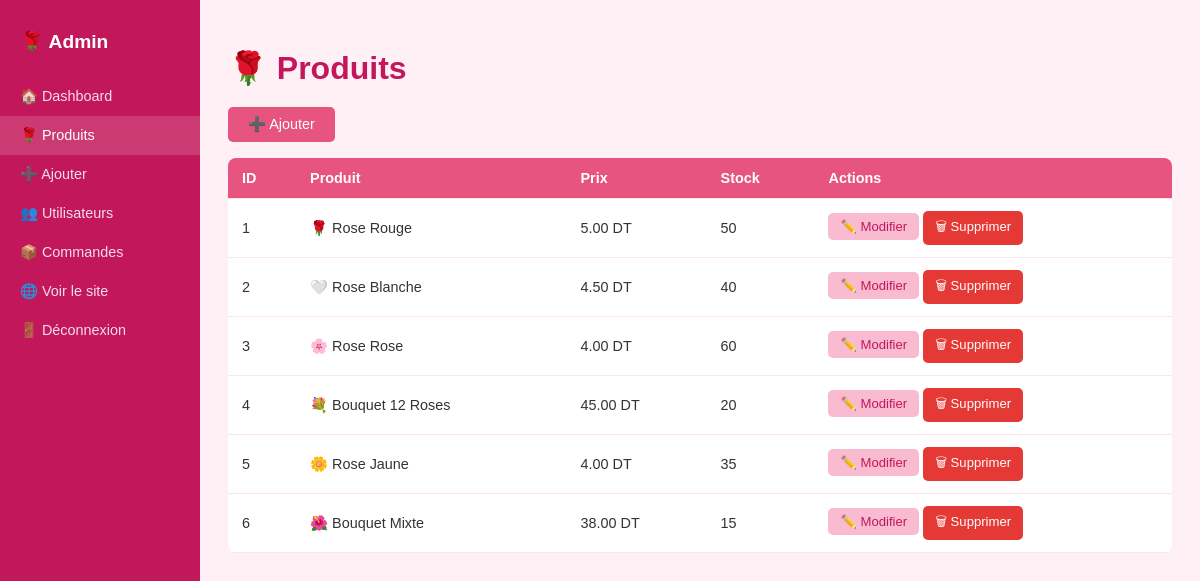
The app's page /back/liste_produits.php (signed in) with its own data.
### tables this page shows
CREATE TABLE produit (
    id INT AUTO_INCREMENT PRIMARY KEY,
    nom VARCHAR(100),
    description TEXT,
    prix DECIMAL(8,2),
    stock INT,
    image VARCHAR(100)
);

### back/liste_produits.php (the view, shortened to what this page needs)
<?php
require_once '../classes/connexion.php';
$produits = $pdo->query("SELECT * FROM produit")->fetchAll(PDO::FETCH_ASSOC);
?>
<!DOCTYPE html>
<html lang="fr">
<head>
    <link rel="stylesheet" href="../css/style.css">
</head>
<body>
<div class="admin-wrap">
    <div class="sidebar">
        <span class="logo">🌹 Admin</span>
        <a href="dashboard.php">🏠 Dashboard</a>
        <a href="liste_produits.php" class="active">🌹 Produits</a>
        <a href="ajouter_produit.php">➕ Ajouter</a>
        <a href="liste_utilisateurs.php">👥 Utilisateurs</a>
        <a href="liste_commandes.php">📦 Commandes</a>
        <a href="../index.php">🌐 Voir le site</a>
        <a href="../front/deconnexion.php">🚪 Déconnexion</a>
    </div>
    <div class="admin-page">
        <h1>🌹 Produits</h1>
        <a href="ajouter_produit.php" class="btn btn-rose" style="margin-bottom:16px; display:inline-block;">➕ Ajouter</a>
        <table>
            <thead><tr><th>ID</th><th>Produit</th><th>Prix</th><th>Stock</th><th>Actions</th></tr></thead>
            <tbody>
                <?php foreach ($produits as $p): ?>
                <tr>
                    <td><?php echo $p['id']; ?></td>
                    <td><?php echo $p['image'].' '.htmlspecialchars($p['nom']); ?></td>
                    <td><?php echo number_format($p['prix'],2); ?> DT</td>
                    <td><?php echo $p['stock']; ?></td>
                    <td>
                        <a href="modifier_produit.php?id=<?php echo $p['id']; ?>" class="btn" style="background:#f8bbd0; color:#c2185b; padding:6px 12px; font-size:0.82rem;">✏️ Modifier</a>
                        <a href="liste_produits.php?supprimer=<?php echo $p['id']; ?>" class="btn btn-rouge" style="padding:6px 12px; font-size:0.82rem;" onclick="return confirm('Supprimer ?')">🗑 Supprimer</a>
                    </td>
                </tr>
                <?php endforeach; ?>
            </tbody>
        </table>
    </div>
</div>
</body>
</html>

### css/style.css (style rules this page uses)
body { font-family: Arial, sans-serif; margin: 0; padding: 0; background-color: #fff0f5; color: #333; }
h1, h2 { color: #c2185b; }
.btn { display: inline-block; padding: 9px 20px; border: none; border-radius: 5px; cursor: pointer; font-size: 0.9rem; text-decoration: none; }
.btn-rose { background-color: #e75480; color: white; }
.btn-rouge { background-color: #e53935; color: white; }
table { width: 100%; border-collapse: collapse; background: white; border-radius: 8px; overflow: hidden; }
table thead { background-color: #e75480; color: white; }
table th, table td { padding: 12px 14px; text-align: left; border-bottom: 1px solid #fce4ec; font-size: 0.9rem; }
.admin-wrap { display: flex; min-height: 100vh; }
.sidebar { width: 200px; background-color: #c2185b; padding: 20px 0; }
.sidebar .logo { color: white; font-size: 1.2rem; font-weight: bold; padding: 10px 20px 24px; display: block; }
.sidebar a { display: block; color: rgba(255,255,255,0.85); text-decoration: none; padding: 11px 20px; font-size: 0.9rem; }
.sidebar a:hover, .sidebar a.active { background: rgba(255,255,255,0.15); color: white; }
.admin-page { flex: 1; padding: 28px; background: #fff0f5; }
.admin-page h1 { margin-bottom: 20px; }

### records on screen
produit: id "1", image "🌹", nom "Rose Rouge", prix "5.00", stock "50"
produit: id "2", image "🤍", nom "Rose Blanche", prix "4.50", stock "40"
produit: id "3", image "🌸", nom "Rose Rose", prix "4.00", stock "60"
produit: id "4", image "💐", nom "Bouquet 12 Roses", prix "45.00", stock "20"
produit: id "5", image "🌼", nom "Rose Jaune", prix "4.00", stock "35"
produit: id "6", image "🌺", nom "Bouquet Mixte", prix "38.00", stock "15"
